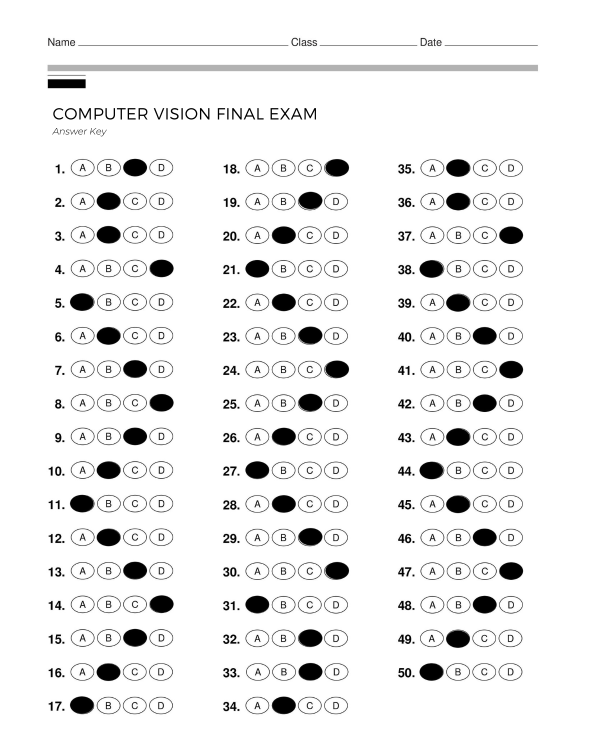
#> input picture Answer Key/1.png, 1200 x 1500 px (shown at 1/2 size); its folder holds only this picture in this run
$ python plainchecher.py
#> lines starting #> are read from the running program, lines starting #| are printed output that depends on the picture; after the words box and inside, x2 and y2 are one past the last pixel; in counts of white or black regions, pixels touching at a corner belong together; pictures that were not available may be replaced by others from this repository, and a replacement may not be noted
import cv2 as cv
import numpy as np
import os


def test_checker(answer, answer_key):
    answer_key_contours = get_answer_key_contours(answer_key)
    n = 0
    for img in answer:
        correct, items = 0, 0
        for c in answer_key_contours:
            x, y, w, h = cv.boundingRect(c)
            BGR = np.array(
                cv.mean(img[y:y+h, x:x+w])).astype(np.uint8)
            if BGR[0] < 150:
                cv.rectangle(img,
                             (x, y), (x+w, y+h), (0, 255, 0), 2)
                correct += 1
            else:
                cv.rectangle(img,
                             (x, y), (x+w, y+h), (0, 0, 255), 2)
            items += 1
        # Resize image
        imS = cv.resize(img, (800, 940))
        plot_score(imS, correct, items, n)
        n = n + 1

    cv.waitKey(0)


def plot_score(imS, correct, items, n):
    average = int(items*0.75)
    if correct < average:
        cv.putText(imS, str(correct), (600, 140),
                   cv.FONT_HERSHEY_SIMPLEX, 1, (0, 0, 255), 2)
    else:
        cv.putText(imS, str(correct), (600, 140),
                   cv.FONT_HERSHEY_SIMPLEX, 1, (0, 255, 0), 2)
    cv.putText(imS, "__", (600, 145),
               cv.FONT_HERSHEY_SIMPLEX, 1, (0, 0, 0), 2)
    cv.putText(imS, str(items), (600, 175),
               cv.FONT_HERSHEY_SIMPLEX, 1, (0, 0, 0), 2)
    cv.imshow("outsput" + str(n), imS)


def get_answer_key_contours(answer_key):
    global original_key
    answer_key_contours = []
    for img in answer_key:
        thresh = cv.threshold(img, 100, 255,
                              cv.THRESH_OTSU)[1]
        cnts, _ = cv.findContours(thresh, cv.RETR_EXTERNAL,
                                  cv.CHAIN_APPROX_SIMPLE)
        for c in cnts:
            x, y, w, h = cv.boundingRect(c)
            if w > 40 and h > 30:
                BGR = np.array(
                    cv.mean(original_key[0][y:y+h, x:x+w])).astype(np.uint8)
                print(BGR)
                cv.putText(original_key[0], "a", (x, y),
                           cv.FONT_HERSHEY_SIMPLEX, 4, (0, 0, 255), 2)
                if BGR[0] < 150:
                    cv.rectangle(original_key[0],
                                 (x, y), (x+w, y+h), (0, 255, 0), 2)
                    answer_key_contours.append(c)
        # Resize image
        imS = cv.resize(original_key[0], (800, 940))
        cv.imshow("output", imS)

    return answer_key_contours


def preprocess_image(answer_key):
    preprocessed_answer_key = []

    for img in answer_key:
        gray = cv.cvtColor(img, cv.COLOR_BGR2GRAY)
        blurred = cv.GaussianBlur(gray, (5, 5), 0)
        edged = cv.Canny(blurred, 75, 200)
        preprocessed_answer_key.append(edged)

    return preprocessed_answer_key


def load_images():
    collected_answer_sheets = []
    collected_answer_key = []

    for filename in os.listdir("Answer Key"):
        image = cv.imread(os.path.join("Answer Key", filename))
#> image is the input picture: shape (1500, 1200, 3); mean B, G, R 238.2, 238.2, 238.2
        if image is not None:
            collected_answer_key.append(image)

    for filename in os.listdir("Answer Sheets"):
        image = cv.imread(os.path.join("Answer Sheets", filename))
        resizedimage = cv.resize(image, (1200, 1500))
        if image is not None:
            collected_answer_sheets.append(resizedimage)

    return collected_answer_sheets, collected_answer_key


answer_sheets, answer_key = load_images()
#> answer_sheets = 1 item; answer_key = 1 item
original_key = answer_key
#> original_key = 1 item
answer_key = preprocess_image(answer_key)
#> the loop in preprocess_image, `for img in answer_key:` made 1 pass
#> pass 1, in preprocess_image, `edged = cv.Canny(blurred, 75, 200)`:
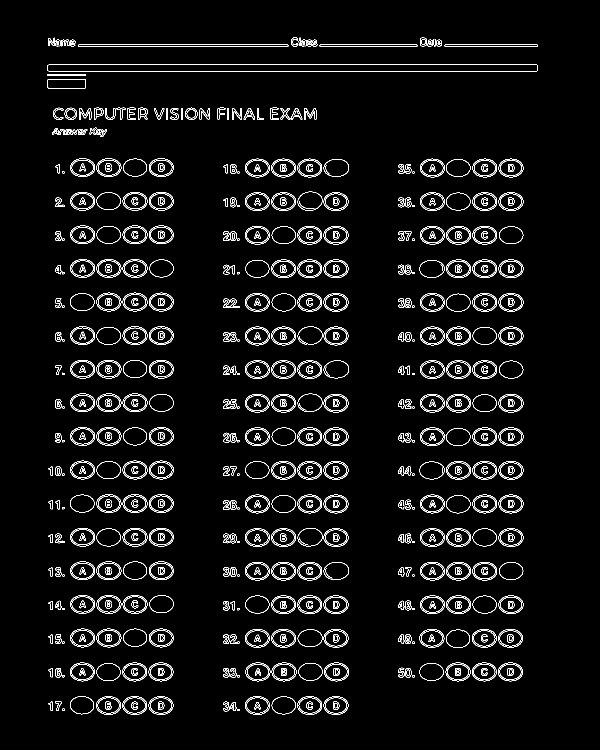
#> edged: shape (1500, 1200) (shown at 1/2 size); 4.4% white in thin lines or dots, all inside (x1, y1, x2, y2) = (94, 75, 1076, 1430)
test_checker(answer_sheets, answer_key)
#> the loop in get_answer_key_contours, `for img in answer_key:` made 1 pass
#> (printed output is left out)
#> pass 1, in get_answer_key_contours, `imS = cv.resize(original_key[0], (800, 940))`:
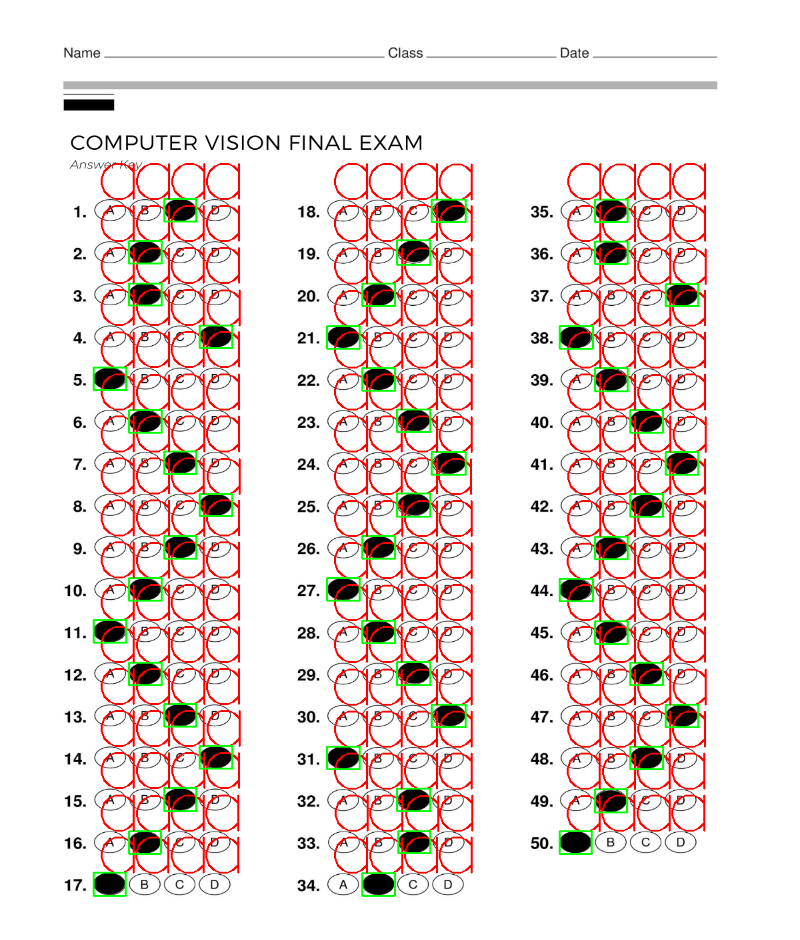
#> imS: shape (940, 800, 3); mean of channels 0, 1, 2 221.3, 224.8, 236.9; drawn as B, G, R
#> after the loop in get_answer_key_contours, `for img in answer_key:`: answer_key_contours = 50 contours; largest, box (x1, y1, x2, y2) and area: (595, 383, 645, 422) 1441, (647, 1124, 698, 1160) 1404, (595, 1056, 645, 1093) 1401, (647, 721, 698, 757) 1398, (647, 318, 698, 354) 1395
#> the loop in test_checker, `for img in answer:` made 1 pass
#> (average in plot_score, n) on pass 1: (37, 1)
#> pass 1, in test_checker, `imS = cv.resize(img, (800, 940))`:
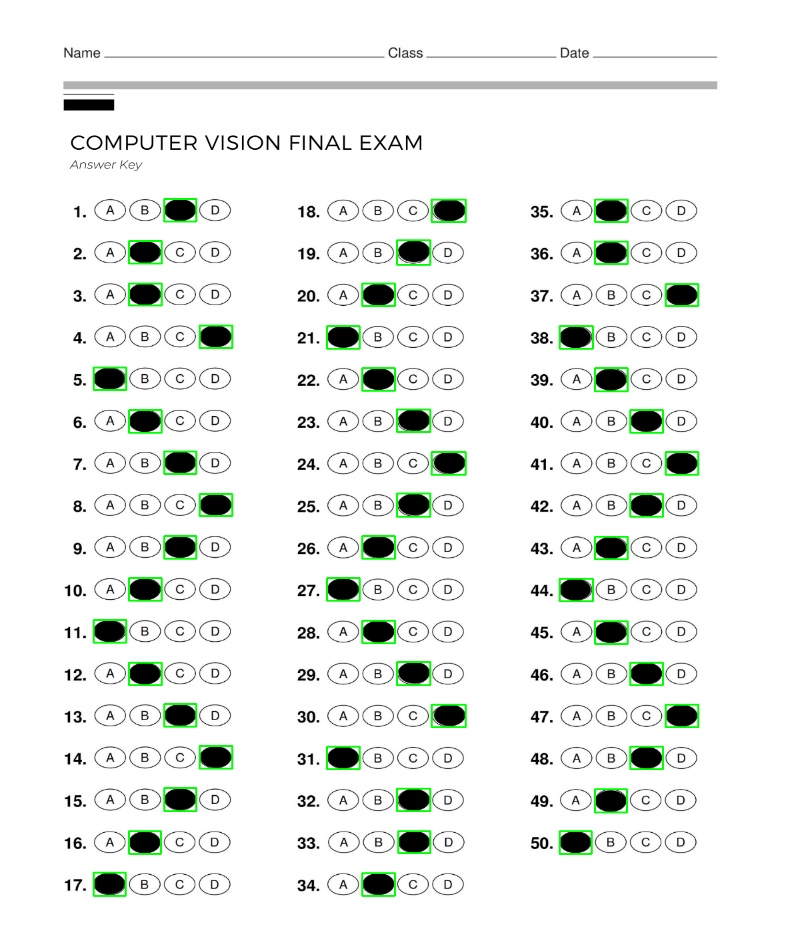
#> imS: shape (940, 800, 3); mean B, G, R 234.9, 238.5, 234.9
#> pass 1, in plot_score, `cv.imshow("outsput" + str(n), imS)`:
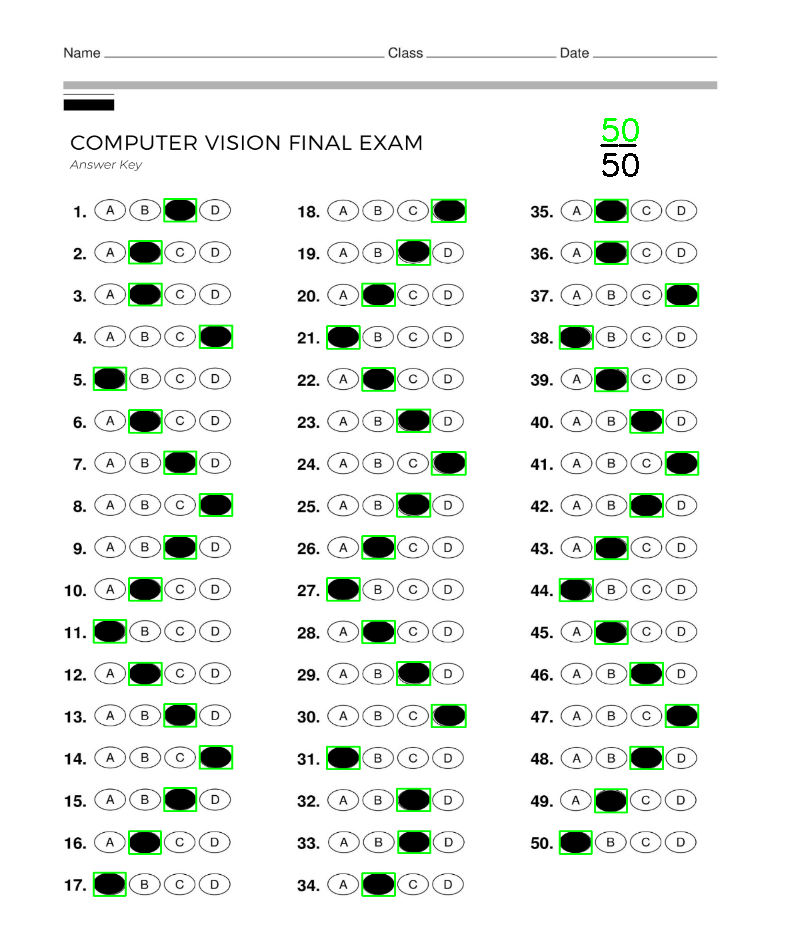
#> window 'outsput0': shape (940, 800, 3); mean B, G, R 234.6, 238.3, 234.6
#> after the loop in test_checker, `for img in answer:`: n = 1
